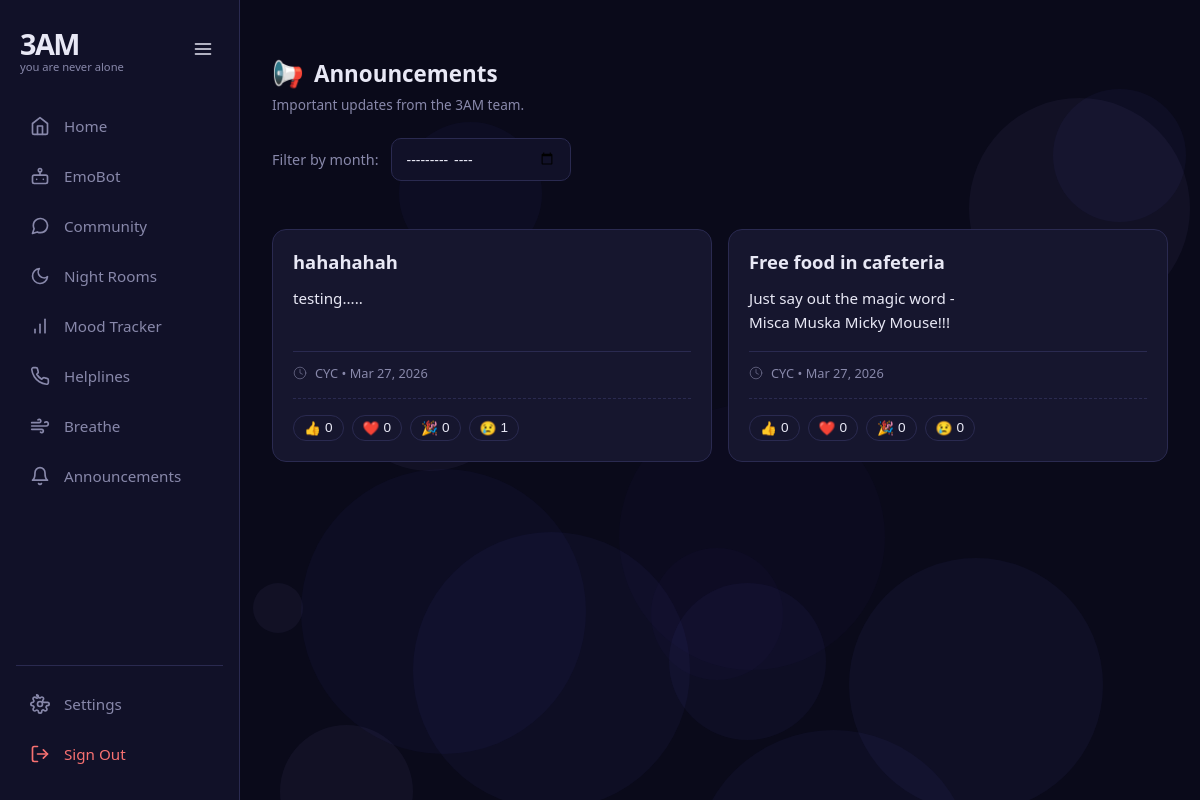
/announcements/ (signed in), run on the app's committed database.
### app/models.py (models this page shows, shortened)
class Announcement(db.Model):
    __tablename__ = "announcements"
    id         = db.Column(db.Integer, primary_key=True)
    title      = db.Column(db.String(200), nullable=False)
    content    = db.Column(db.Text, nullable=False)
    created_at = db.Column(db.DateTime, default=datetime.utcnow)
    author_id  = db.Column(db.Integer, db.ForeignKey("users.id"), nullable=False)
    author     = db.relationship("User", foreign_keys=[author_id])
    reactions  = db.relationship("AnnouncementReaction", backref="announcement", lazy=True, cascade="all, delete-orphan")

class User(UserMixin, db.Model):
    __tablename__ = "users"
    id             = db.Column(db.Integer, primary_key=True)
    username       = db.Column(db.String(80), unique=True, nullable=False)
    email          = db.Column(db.String(120), unique=True, nullable=False)
    password_hash  = db.Column(db.String(255), nullable=False)
    is_anonymous_mode = db.Column(db.Boolean, default=False)
    is_admin       = db.Column(db.Boolean, default=False)
    created_at     = db.Column(db.DateTime, default=datetime.utcnow)
    last_active    = db.Column(db.DateTime, default=datetime.utcnow)
    checkin_streak = db.Column(db.Integer, default=0)
    last_checkin   = db.Column(db.Date, nullable=True)
    moods    = db.relationship("Mood", backref="user", lazy=True)
    posts    = db.relationship("Post", backref="user", lazy=True)

### app/routes/announcements.py (the view, shortened to what this page needs)
@announcements_bp.route("/", methods=["GET", "POST"], strict_slashes=False)
@login_required
def index():
    announcements = Announcement.query.order_by(Announcement.created_at.desc()).all()
    for ann in announcements:
        ann.reaction_counts = {}
        ann.user_reactions = set()
        for r in ann.reactions:
            ann.reaction_counts[r.emoji] = ann.reaction_counts.get(r.emoji, 0) + 1
            if current_user.is_authenticated and r.user_id == current_user.id:
                ann.user_reactions.add(r.emoji)
    return render_template("announcements.html", announcements=announcements)

### app/__init__.py (called while the page is built)
@login_manager.user_loader
def load_user(user_id):
    from app.models import User
    return User.query.get(int(user_id))

### app/templates/announcements.html (shortened to what this page needs)
{% extends "base.html" %}
{% block content %}
<div style="margin-bottom: 24px;">
  <h1 style="font-size:1.4rem; font-weight:700; display:flex; align-items:center; gap:10px;">
    <span style="font-size: 1.6rem;">📢</span>
    Announcements
  </h1>
  <p style="color:var(--muted); font-size:0.85rem; margin-top:4px;">
    Important updates from the 3AM team.
  </p>
</div>
<div style="margin-bottom: 24px; display: flex; gap: 12px; align-items: center;">
  <label style="color: var(--muted); font-size: 0.9rem;">Filter by month:</label>
  <input type="month" id="monthFilter" style="padding: 10px 14px; border-radius: 10px; background: var(--bg2); border: 1px solid var(--border); color: var(--text); font-size: 0.9rem; font-family: inherit;">
</div>
<div class="announcement-grid">
  {% for ann in announcements %}
  <div class="announcement-card" data-month="{{ ann.created_at.strftime('%Y-%m') }}">
    <div class="announcement-header">
      <h2 class="announcement-title">{{ ann.title }}</h2>
    </div>
    <div class="announcement-content">{{ ann.content }}</div>
    <div class="announcement-meta">
      <svg viewBox="0 0 24 24" fill="none" stroke="currentColor" stroke-linecap="round" stroke-linejoin="round" style="width: 14px; height: 14px;">
        <circle cx="12" cy="12" r="10"></circle>
        <polyline points="12 6 12 12 16 14"></polyline>
      </svg>
      <span>{{ ann.author.username }} • {{ ann.created_at.strftime('%b %d, %Y') }}</span>
    </div>
    {% if current_user.is_authenticated %}
    <div class="announcement-reactions" style="display: flex; gap: 8px; margin-top: 16px; padding-top: 16px; border-top: 1px dashed var(--border);">
      {% for emoji in ['👍', '❤️', '🎉', '😢'] %}
      <button class="reaction-btn {% if emoji in ann.user_reactions %}active{% endif %}"
              data-id="{{ ann.id }}" data-emoji="{{ emoji }}">
        <span>{{ emoji }}</span>
        <span class="count">{{ ann.reaction_counts.get(emoji, 0) }}</span>
      </button>
      {% endfor %}
    </div>
    {% endif %}
  </div>
  {% else %}
  <div style="grid-column: 1 / -1; text-align: center; padding: 48px 0; color: var(--muted); border: 1px dashed var(--border); border-radius: 12px;">
    <div style="font-size: 2rem; margin-bottom: 12px;">📭</div>
    <p>No announcements yet.</p>
  </div>
  {% endfor %}
</div>
{% endblock %}

### app/templates/announcements.html (style rules this page uses)
.announcement-grid { display: grid; grid-template-columns: repeat(auto-fill, minmax(320px, 1fr)); gap: 16px; margin-top: 24px; }
.announcement-card { background: var(--card); border: 1px solid var(--border); border-radius: 14px; padding: 20px; transition: border-color 0.2s, transform 0.2s; display: flex; flex-direction: column; }
.announcement-header { display: flex; justify-content: space-between; align-items: flex-start; margin-bottom: 12px; }
.announcement-title { font-size: 1.15rem; font-weight: 700; color: var(--text); margin: 0; line-height: 1.3; }
.announcement-content { font-size: 0.95rem; color: var(--text); line-height: 1.6; margin-bottom: 16px; white-space: pre-wrap; flex-grow: 1; }
.announcement-meta { display: flex; align-items: center; gap: 8px; font-size: 0.8rem; color: var(--muted); border-top: 1px solid var(--border); padding-top: 12px; }
.reaction-btn { background: transparent; border: 1px solid var(--border); border-radius: 99px; padding: 4px 10px; font-size: 0.85rem; cursor: pointer; color: var(--text); display: flex; align-items: center; gap: 4px; transition: all 0.2s; }

### app/templates/base.html (style rules this page uses)
:root { --bg: #0a0a1a; --bg2: #111128; --card: #16162e; --border: #2a2a50; --purple: #7c6ef0; --purple2: #5b4fcf; --text: #e8e8f5; --muted: #8888aa; --green: #4ade80; --red: #f87171; --sidebar-width: 240px; --sidebar-collapsed-width: 80px; }
* { box-sizing: border-box; margin: 0; padding: 0; }
body { font-family: system-ui, sans-serif; background: var(--bg); color: var(--text); min-height: 100vh; display: flex; overflow-x: hidden; }

### data on the page
Announcement: title "hahahahah", content "testing.....", author.username "CYC", created_at "Mar 27, 2026", emoji "👍" "❤️" "🎉" "😢", reaction_counts.get "0" "0" "0" "1"
Announcement: title "Free food in cafeteria", content "Just say out the magic word - Misca Muska Micky Mouse!!!", author.username "CYC", created_at "Mar 27, 2026", emoji "👍" "❤️" "🎉" "😢", reaction_counts.get "0" "0" "0" "0"
